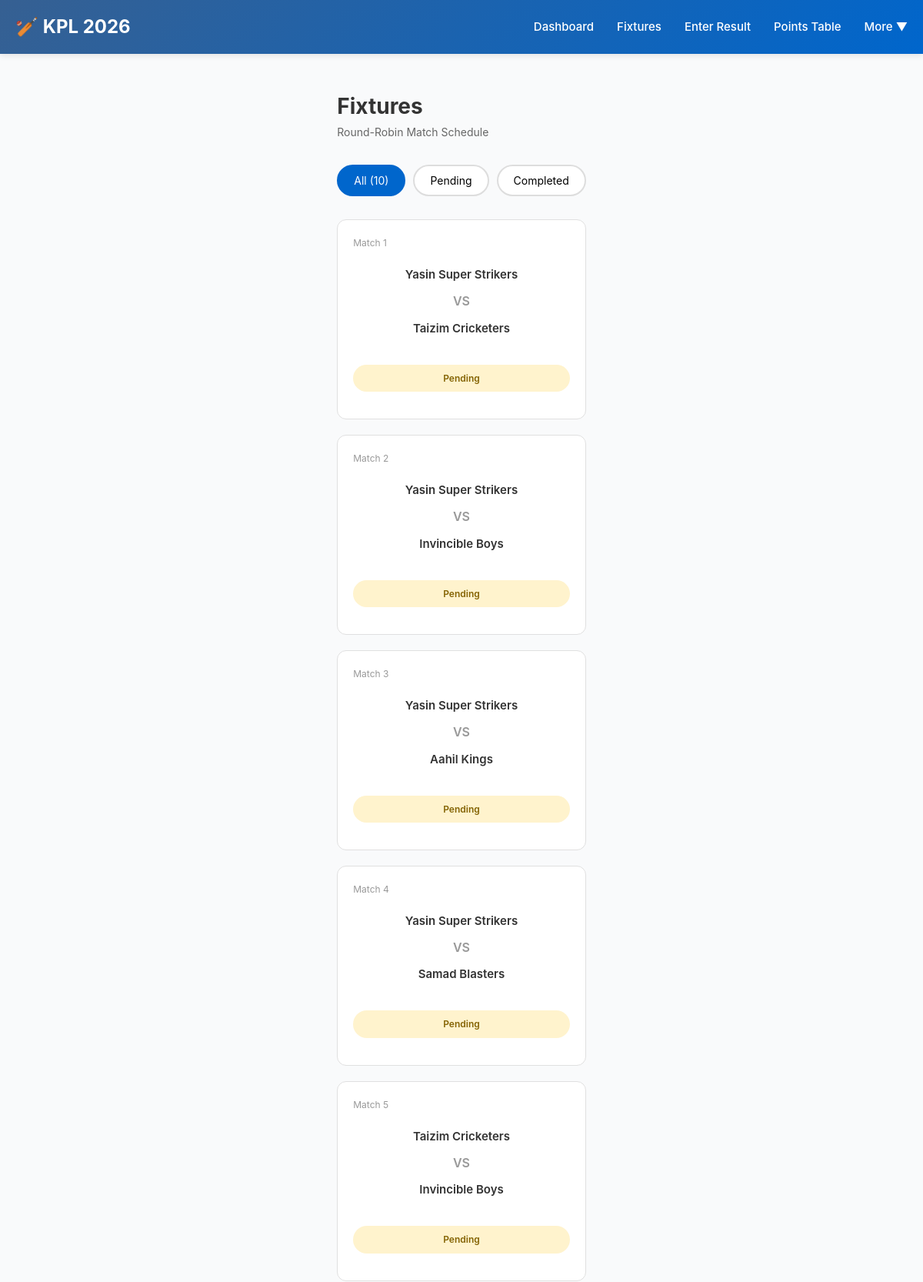
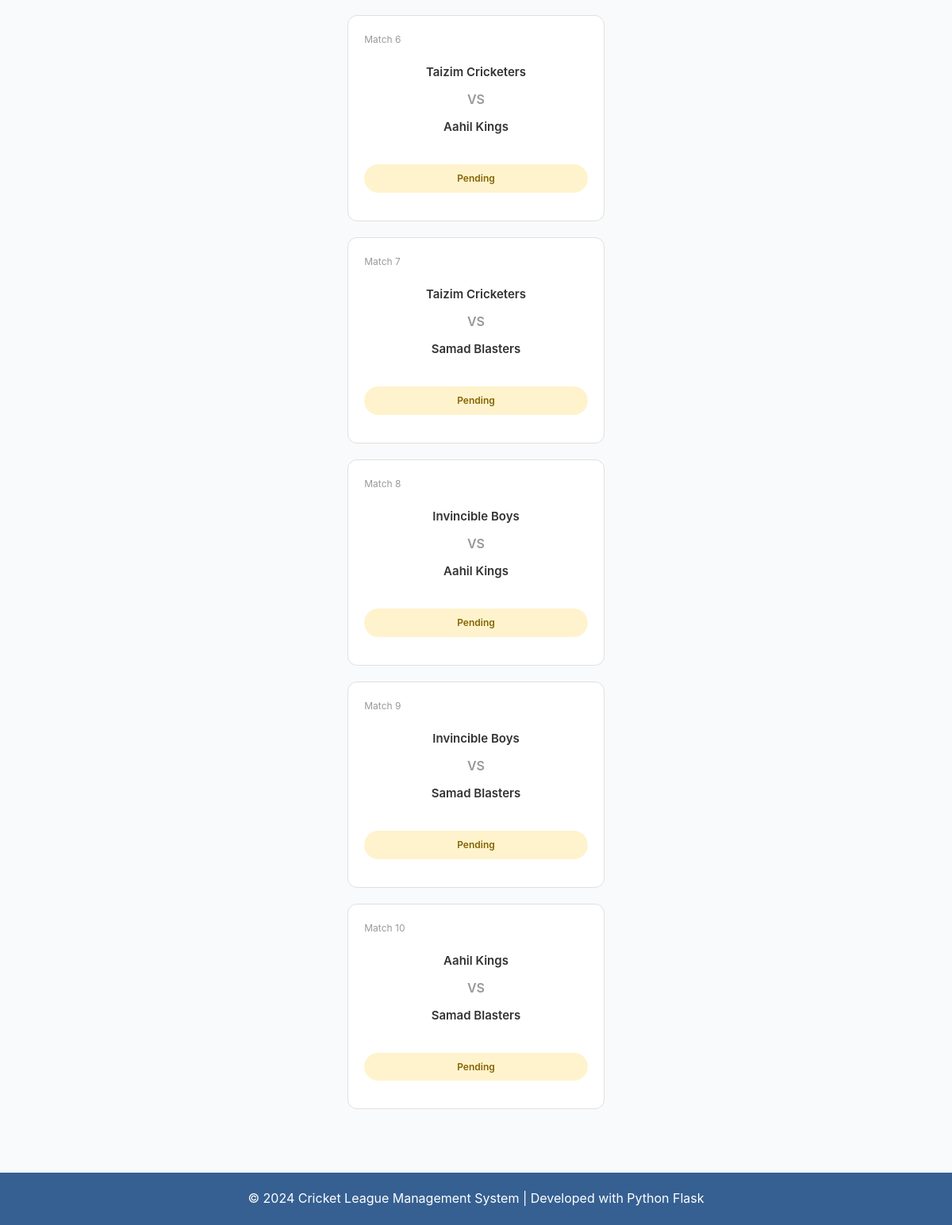
The page /fixtures on the database its author committed (2 pictures, top to bottom).
### tables this page shows
CREATE TABLE leagues (
            id INTEGER PRIMARY KEY AUTOINCREMENT,
            name TEXT UNIQUE NOT NULL,
            created_at TIMESTAMP DEFAULT CURRENT_TIMESTAMP
        );

CREATE TABLE fixtures (
            id INTEGER PRIMARY KEY AUTOINCREMENT,
            league_id INTEGER NOT NULL,
            team1_id INTEGER NOT NULL,
            team2_id INTEGER NOT NULL,
            fixture_date TEXT,
            FOREIGN KEY(league_id) REFERENCES leagues(id),
            FOREIGN KEY(team1_id) REFERENCES teams(id),
            FOREIGN KEY(team2_id) REFERENCES teams(id)
        );

CREATE TABLE teams (
            id INTEGER PRIMARY KEY AUTOINCREMENT,
            league_id INTEGER NOT NULL,
            name TEXT NOT NULL,
            FOREIGN KEY(league_id) REFERENCES leagues(id),
            UNIQUE(league_id, name)
        );

### app.py (the view)
@app.route('/fixtures')
def fixtures():
    league = get_league()
    if not league:
        return render_template('league_setup.html')
    fixtures = get_fixtures()
    return render_template('fixtures.html', league=league, fixtures=fixtures)

### database.py (called while the page is built)
def get_connection():
    conn = sqlite3.connect(
        DATABASE,
        timeout=30,
        check_same_thread=False
    )
    conn.row_factory = sqlite3.Row
    conn.execute("PRAGMA journal_mode=WAL;")
    conn.execute("PRAGMA busy_timeout=30000;")
    return conn

def get_league():
    conn = get_connection()
    cursor = conn.cursor()
    cursor.execute('SELECT * FROM leagues ORDER BY id DESC LIMIT 1')
    league = cursor.fetchone()
    conn.close()
    return dict(league) if league else None

def get_fixtures():
    league = get_league()
    if not league:
        return []
    conn = get_connection()
    cursor = conn.cursor()
    cursor.execute('''
        SELECT
            f.id,
            f.team1_id,
            f.team2_id,
            t1.name as team1_name,
            t2.name as team2_name,
            mr.id as result_id,
            mr.team1_runs,
            mr.team1_wickets,
            mr.team1_overs,
            mr.team2_runs,
            mr.team2_wickets,
            mr.team2_overs,
            mr.result_date
        FROM fixtures f
        JOIN teams t1 ON f.team1_id = t1.id
        JOIN teams t2 ON f.team2_id = t2.id
        LEFT JOIN match_results mr ON f.id = mr.fixture_id
        WHERE f.league_id = ?
        ORDER BY f.id
    ''', (league['id'],))
    fixtures = cursor.fetchall()
    conn.close()
    return [dict(fixture) for fixture in fixtures]

### templates/fixtures.html (shortened to what this page needs)
{% extends "base.html" %}
{% block content %}
<div class="fixtures-container">
    <div class="page-header">
        <h2>Fixtures</h2>
        <p class="subtitle">Round-Robin Match Schedule</p>
    </div>
    <div class="filter-tabs">
        <button class="filter-btn active" onclick="filterFixtures('all')">
            All ({{ fixtures|length }})
        </button>
        <button class="filter-btn" onclick="filterFixtures('pending')">
            Pending
        </button>
        <button class="filter-btn" onclick="filterFixtures('completed')">
            Completed
        </button>
    </div>
    <div class="fixtures-grid">
        {% for fixture in fixtures %}
        <div class="fixture-card" data-status="{% if fixture['result_id'] %}completed{% else %}pending{% endif %}">
            <div class="fixture-number">Match {{ loop.index }}</div>
            <div class="fixture-match">
                <div class="team team1">
                    <span class="team-name">{{ fixture['team1_name'] }}</span>
                </div>
                <div class="vs-badge">VS</div>
                <div class="team team2">
                    <span class="team-name">{{ fixture['team2_name'] }}</span>
                </div>
            </div>
            {% if fixture['result_id'] %}
                <div class="result-badge">
                    {% if fixture['team1_runs'] > fixture['team2_runs'] %}
                        <span class="winner">{{ fixture['team1_name'] }} Won</span>
                        <span class="margin">by {{ fixture['team1_runs'] - fixture['team2_runs'] }} runs</span>
                    {% elif fixture['team2_runs'] > fixture['team1_runs'] %}
                        <span class="winner">{{ fixture['team2_name'] }} Won</span>
                        <span class="margin">by {{ fixture['team2_runs'] - fixture['team1_runs'] }} runs</span>
                    {% else %}
                        <span class="tie">Match Tied</span>
                    {% endif %}
                </div>
                <div class="fixture-actions">
                    <a href="/edit-result/{{ fixture['result_id'] }}" class="btn-small btn-edit">
                        ✎ Edit
                    </a>
                </div>
            {% else %}
                <div class="status-badge pending">Pending</div>
            {% endif %}
        </div>
        {% endfor %}
    </div>
</div>
{% endblock %}

### templates/base.html (shortened to what this page needs)
<!DOCTYPE html>
<html lang="en">
<head>
    <link rel="stylesheet" href="{{ url_for('static', filename='css/style.css') }}">
</head>
<body>
    {% if league %}
    <nav class="navbar">
        <div class="nav-container">
            <div class="logo">
                <h1>🏏 {{ league.name }}</h1>
            </div>
            <ul class="nav-menu">
                <li><a href="/" class="nav-link">Dashboard</a></li>
                <li><a href="/fixtures" class="nav-link">Fixtures</a></li>
                <li><a href="/enter-result" class="nav-link">Enter Result</a></li>
                <li><a href="/points-table" class="nav-link">Points Table</a></li>
                <li class="dropdown">
                    <button class="nav-link dropdown-btn">More ▼</button>
                </li>
            </ul>
        </div>
    </nav>
    {% endif %}
    <main class="main-content">
        {% block content %}{% endblock %}
    </main>
    <footer class="footer">
        <p>&copy; 2024 Cricket League Management System | Developed with Python Flask</p>
    </footer>
</body>
</html>

### static/css/style.css (style rules this page uses)
* { margin: 0; padding: 0; box-sizing: border-box; }
:root { --primary-color: #0066cc; --secondary-color: #366092; --success-color: #27ae60; --danger-color: #e74c3c; --warning-color: #f39c12; --light-bg: #f5f7fa; --border-color: #e0e0e0; --text-color: #333; --text-light: #666; --transition: all 0.3s ease; }
body { font-family: -apple-system, BlinkMacSystemFont, 'Segoe UI', Roboto, Oxygen, Ubuntu, Cantarell, sans-serif; line-height: 1.6; color: var(--text-color); background-color: #f9fafb; }
html, body { height: 100%; }
main { display: flex; flex-direction: column; min-height: 100vh; }
.main-content { flex: 1; padding: 30px 20px; max-width: 1400px; width: 100%; margin: 0 auto; }
.navbar { background: linear-gradient(135deg, var(--secondary-color), var(--primary-color)); color: white; padding: 0; box-shadow: 0 2px 8px rgba(0, 0, 0, 0.1); position: sticky; top: 0; z-index: 1000; }
.nav-container { max-width: 1400px; margin: 0 auto; display: flex; justify-content: space-between; align-items: center; padding: 0 20px; height: 70px; }
.logo h1 { font-size: 24px; font-weight: 700; margin: 0; }
.nav-menu { display: flex; list-style: none; gap: 30px; align-items: center; }
.nav-link { color: white; text-decoration: none; font-weight: 500; transition: var(--transition); border: none; background: none; cursor: pointer; font-size: 15px; }
.dropdown { position: relative; }
.dropdown-btn { color: white; border: none; background: none; cursor: pointer; font-weight: 500; font-size: 15px; }
.footer { background: var(--secondary-color); color: white; text-align: center; padding: 20px; margin-top: auto; }
button, .btn { font-family: inherit; border: none; border-radius: 6px; cursor: pointer; transition: var(--transition); font-size: 14px; }
h1, h2, h3, h4, h5, h6 { font-weight: 700; line-height: 1.3; margin-bottom: 15px; }
h2 { font-size: 28px; color: var(--text-color); }
.subtitle { color: var(--text-light); font-size: 14px; margin-top: -10px; margin-bottom: 30px; }
.page-header { margin-bottom: 30px; }

### templates/fixtures.html (style rules this page uses)
.fixtures-container { max-width: 1200px; margin: 0 auto; padding: 20px; }
.filter-tabs { display: flex; gap: 10px; margin: 30px 0; flex-wrap: wrap; }
.filter-btn { padding: 10px 20px; border: 2px solid #ddd; background: white; border-radius: 25px; cursor: pointer; font-size: 14px; transition: all 0.3s; }
.filter-btn.active { background: #0066cc; color: white; border-color: #0066cc; }
.fixtures-grid { display: grid; grid-template-columns: repeat(auto-fill, minmax(320px, 1fr)); gap: 20px; margin: 30px 0; }
.fixture-card { background: white; border: 1px solid #e0e0e0; border-radius: 12px; padding: 20px; transition: all 0.3s; }
.fixture-number { font-size: 12px; color: #999; margin-bottom: 10px; }
.fixture-match { margin: 20px 0; }
.team { display: flex; flex-direction: column; align-items: center; margin: 10px 0; }
.team-name { font-weight: 600; font-size: 15px; color: #333; }
.vs-badge { text-align: center; font-weight: 600; color: #999; margin: 10px 0; }
.status-badge { display: inline-block; padding: 8px 12px; border-radius: 20px; font-size: 12px; font-weight: 600; width: 100%; text-align: center; margin: 15px 0; }
.status-badge.pending { background: #fff3cd; color: #856404; }

### rows shown on the page
leagues: name "KPL 2026"
fixtures: team1_name "Yasin Super Strikers", team2_name "Taizim Cricketers"
fixtures: team1_name "Yasin Super Strikers", team2_name "Invincible Boys"
fixtures: team1_name "Yasin Super Strikers", team2_name "Aahil Kings"
fixtures: team1_name "Yasin Super Strikers", team2_name "Samad Blasters"
fixtures: team1_name "Taizim Cricketers", team2_name "Invincible Boys"
fixtures: team1_name "Taizim Cricketers", team2_name "Aahil Kings"
fixtures: team1_name "Taizim Cricketers", team2_name "Samad Blasters"
fixtures: team1_name "Invincible Boys", team2_name "Aahil Kings"
fixtures: team1_name "Invincible Boys", team2_name "Samad Blasters"
fixtures: team1_name "Aahil Kings", team2_name "Samad Blasters"

### other values the page prints
{{ fixtures|length }} "10"
